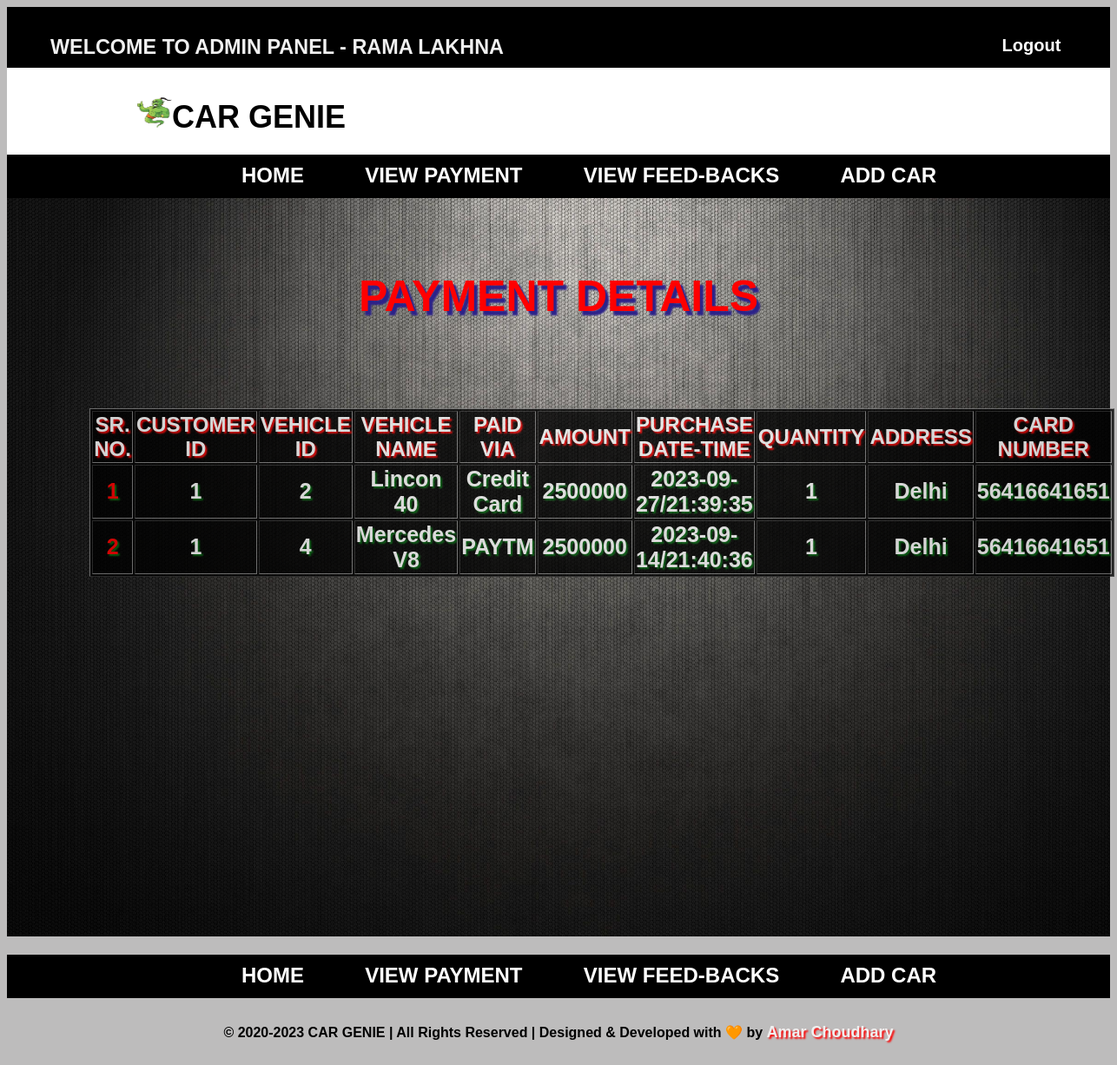
The app's page /php/Admin_payment_view.php (signed in) with its own data.
### tables this page shows
CREATE TABLE `payment_info` (
  `Purchase_ID` int NOT NULL AUTO_INCREMENT,
  `Cus_Id` int NOT NULL,
  `Vehicle_Id` int NOT NULL,
  `PurVehicle_Name` varchar(255) DEFAULT NULL,
  `paymode` varchar(255) DEFAULT NULL,
  `Purchase_Price` varchar(255) DEFAULT NULL,
  `Purchase_Date` date DEFAULT NULL,
  `Purchase_Time` time DEFAULT NULL,
  `Purchase_Quantity` int DEFAULT NULL,
  `Delivery_Add` varchar(255) DEFAULT NULL,
  `card_no` varchar(255) DEFAULT NULL,
  PRIMARY KEY (`Purchase_ID`),
  KEY `Cus_Id` (`Cus_Id`),
  KEY `Vehicle_Id` (`Vehicle_Id`),
  CONSTRAINT `payment_info_ibfk_2` FOREIGN KEY (`Vehicle_Id`) REFERENCES `vehicle_info` (`Vehicle_ID`)
);

### php/Admin_payment_view.php (the view, shortened to what this page needs)
<?php include 'admin_header.php'; ?>
<?php
    include('conn.php');
?>
<!DOCTYPE html>
<html>
<head>
    <link rel="stylesheet" href="../css/home.css" type="text/css" />
</head>
<body class="hold-transition sidebar-mini">
    <?php include 'admin_menu.php'; ?>
    <div class="admindetails">
    <div class="container">
    <center>
        <h1 class="admintitle">PAYMENT DETAILS</h1>
    </center>
        <table class="table table-bordered table-striped table-hover" border="1">
            <thead>
                <tr class="info">
                    <th>SR. NO.</th>
                    <th>CUSTOMER ID</th>
                    <th>VEHICLE ID</th>
                    <th>VEHICLE NAME</th>
                    <th>PAID VIA</th>
                    <th>AMOUNT</th>
                    <th>PURCHASE DATE-TIME</th>
                    <th>QUANTITY</th>
                    <th>ADDRESS</th>
                    <th>CARD NUMBER</th>
                </tr>
            </thead>
            <tbody>
                <?php
                    $pay_data = "SELECT * FROM `payment_info` WHERE Purchase_ID > 0";
                    $result=$conn->query($pay_data);
                ?>
                <?php $counter=1;
                    while ($row = mysqli_fetch_array($result)){
                        $paymentData[] = array(
                            'Cus_Id' =>$row['Cus_Id'],
                            'card_no' => $row['card_no'],
                            'paymode' => $row['paymode'],
                            'Vehicle_Id' => $row['Vehicle_Id'],
                            'Delivery_Add' => $row['Delivery_Add'],
                            'Purchase_Date' => $row['Purchase_Date'],
                            'Purchase_Time' => $row['Purchase_Time'],
                            'Purchase_Price' => $row['Purchase_Price'],
                            'PurVehicle_Name' => $row['PurVehicle_Name'],
                            'Purchase_Quantity' => $row['Purchase_Quantity']
                        );
                    }
                ?>
                <?php foreach ($paymentData as $payment){ ?>
                <tr class="datainfo">
                    <td class="admintablesrn">
                        <?php echo $counter++;?>
                    </td>
                    <td class="admintable">
                        <?php echo $payment['Cus_Id']; ?>
                    </td>
                    <td class="admintable">
                        <?php echo $payment['Vehicle_Id']; ?>
                    </td>
                    <td class="admintable">
                        <?php echo $payment['PurVehicle_Name']; ?>
                    </td>
                    <td class="admintable">
                        <?php echo $payment['paymode']; ?>
                    </td>
                    <td class="admintable">
                        <?php echo $payment['Purchase_Price']; ?>
                    </td>
                    <td class="admintable">
                        <?php echo $payment['Purchase_Date'].'/'.$payment['Purchase_Time']; ?>
                    </td>
                    <td class="admintable">
                        <?php echo $payment['Purchase_Quantity']; ?>
                    </td>
                    <td class="admintable">
                        <?php echo $payment['Delivery_Add']; ?>
                    </td>
                    <td class="admintable">
                        <?php echo $payment['card_no']; ?>
                    </td>
                </tr>
                <?php } ?>
            </tbody>
        </table>
    </div>
    </div>
    <?php include 'admin_footer.php'; ?>
</body>
</html>

### css/home.css (style rules this page uses)
body { background-color: #bdbcbc; background-size: cover; font-family: sans-serif; }
table { font-size: 20px; width: 150px; margin-left: 7.5%; height: auto; }
.admintablesrn { font-weight: 900; color: red; font-size: 25px; }
.admintable { font-weight: 900; color: rgb(253, 253, 253); font-size: 25px; }
.container { justify-content: center; align-items: center; background-image: url('../image/adminHome.jpg'); background-size: cover; height: 800px; width: 100%; padding-top: 50px; }
.table { width: 80%; background-color: #000; opacity: 0.8; }
.info { color: #ffffff; text-shadow: 2px 2px 2px red; font-size: larger; font-weight: 700; }
.datainfo { text-align: center; color: #ffffff; text-shadow: 2px 2px 2px rgb(1, 105, 14); }
.admintitle { font-size: 50px; color: red; font-weight:800; text-shadow: 4px 5px 2px rgb(44, 34, 138); margin-bottom: 100px; }

### records on screen
payment_info: Cus_Id "1", Vehicle_Id "2", PurVehicle_Name "Lincon 40", paymode "Credit Card", Purchase_Price "2500000", Purchase_Date "2023-09-27", Purchase_Time "21:39:35", Purchase_Quantity "1", Delivery_Add "Delhi", card_no "56416641651"
payment_info: Cus_Id "1", Vehicle_Id "4", PurVehicle_Name "Mercedes V8", paymode "PAYTM", Purchase_Price "2500000", Purchase_Date "2023-09-14", Purchase_Time "21:40:36", Purchase_Quantity "1", Delivery_Add "Delhi", card_no "56416641651"

### other values on screen
$_SESSION['admin_name'] "RAMA LAKHNA"
